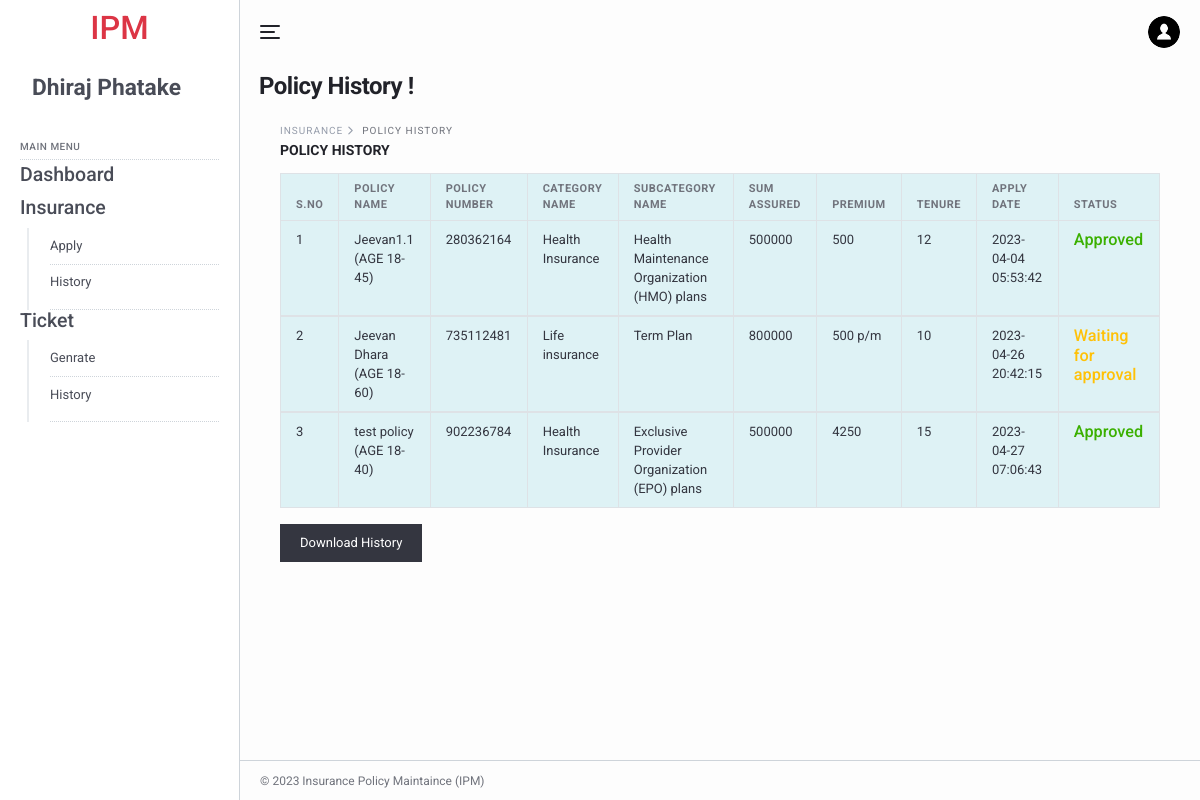
Page /ipm/user/policy-history.php (signed in) on the committed database.
### tables this page shows
CREATE TABLE `tbluser` (
  `ID` int(11) NOT NULL,
  `FullName` varchar(120) DEFAULT NULL,
  `ContactNo` bigint(10) DEFAULT NULL,
  `Email` varchar(120) DEFAULT NULL,
  `Gender` enum('Male','Female') DEFAULT NULL,
  `Password` varchar(120) DEFAULT NULL,
  `CreationDate` timestamp NOT NULL DEFAULT current_timestamp()
);

CREATE TABLE `tblpolicy` (
  `ID` int(11) NOT NULL,
  `SubcategoryId` varchar(50) NOT NULL,
  `CategoryId` varchar(25) DEFAULT NULL,
  `PolicyName` varchar(45) DEFAULT NULL,
  `Sumassured` int(11) DEFAULT NULL,
  `Premium` varchar(45) DEFAULT NULL,
  `Tenure` int(10) DEFAULT NULL,
  `CreationDate` timestamp NOT NULL DEFAULT current_timestamp() ON UPDATE current_timestamp()
);

CREATE TABLE `tblpolicyholder` (
  `ID` int(11) NOT NULL,
  `UserId` char(20) DEFAULT NULL,
  `PolicyId` char(20) DEFAULT NULL,
  `PolicyNumber` char(9) DEFAULT NULL,
  `PolicyApplyDate` timestamp NULL DEFAULT current_timestamp(),
  `PolicyStatus` int(1) DEFAULT NULL,
  `UpdationDate` timestamp NOT NULL DEFAULT '0000-00-00 00:00:00' ON UPDATE current_timestamp()
);

CREATE TABLE `category` (
  `ID` int(11) NOT NULL,
  `CategoryName` varchar(45) DEFAULT NULL,
  `CreationDate` timestamp NULL DEFAULT current_timestamp()
);

CREATE TABLE `tblsubcategory` (
  `id` int(11) NOT NULL,
  `CategoryId` char(5) NOT NULL,
  `SubcategoryName` varchar(200) NOT NULL,
  `CreationDate` timestamp NULL DEFAULT current_timestamp(),
  `UpdationDate` timestamp NULL DEFAULT NULL ON UPDATE current_timestamp()
);

### ipm/user/policy-history.php (the view, shortened to what this page needs)
<?php
include('includes/dbconnection.php');
if (strlen($_SESSION['uid']==0)) {
  header('location:logout.php');
  } else{
?>
<!DOCTYPE html>
<html lang="en">
  <head>
    <link href="../lib/fontawesome-free/css/all.min.css" rel="stylesheet">
    <link href="../lib/ionicons/css/ionicons.min.css" rel="stylesheet">
    <link href="../lib/typicons.font/typicons.css" rel="stylesheet">
    <link href="../lib/morris.js/morris.css" rel="stylesheet">
    <link href="../lib/flag-icon-css/css/flag-icon.min.css" rel="stylesheet">
    <link href="../lib/jqvmap/jqvmap.min.css" rel="stylesheet">
    <link rel="stylesheet" href="../css/azia.css">
  </head>
  <body class="az-body az-body-sidebar">
<?php include_once('includes/sidebar.php');?>
    <div class="az-content az-content-dashboard-two">
<?php include_once('includes/header.php');?>
      <div class="az-content-header d-block d-md-flex">
        <div>
          <h2 class="az-content-title mg-b-5 mg-b-lg-8"> Policy History !</h2>
        </div>
      </div>
      <div class="az-content-body">
     <div class="az-content">
      <div class="container">
        <div class="az-content-body">
          <div class="az-content-breadcrumb">
            <span>Insurance </span>
            <span> Policy History</span>
          </div>
          <div class="az-content-label mg-b-5"> Policy History</div>
          <div class="table-responsive">
            <table class="table table-info table-bordered table-stripped table-hover mg-b-0">
              <thead>
                <tr>
                  <th>S.NO</th>
                  <th>Policy Name</th>
                  <th>Policy Number</th>
                  <th>Category Name</th>
                   <th>SubCategory Name</th>
                   <th>Sum Assured</th>
                   <th>Premium</th>
                   <th>Tenure</th>
                  <th>Apply Date</th>
                  <th>Status</th>
                </tr>
              </thead>
              <?php
           $uid=$_SESSION['uid'];
$ret=mysqli_query($con,"select category.CategoryName as catname,tblsubcategory.SubcategoryName as subcat, tblpolicy.PolicyName,tblpolicyholder.PolicyApplyDate as applydate,tblpolicyholder.PolicyNumber, tblpolicy.ID,tblpolicy.Sumassured,tblpolicy.Premium,tblpolicy.Tenure,tblpolicyholder.PolicyStatus,tblpolicyholder.ID as plyid  from tblpolicy inner join category on category.ID=tblpolicy.CategoryId inner join tblsubcategory on  tblsubcategory.id=tblpolicy.SubcategoryId  join tblpolicyholder on tblpolicyholder.PolicyId=tblpolicy.ID where  tblpolicyholder.UserId='$uid'");
$cnt=1;
while ($row=mysqli_fetch_array($ret)) {
?>
              <tbody>
                <tr>
                  <td><?php echo $cnt;?></td>
                       <td><?php  echo $row['PolicyName'];?></td>
                         <td><?php  echo $row['PolicyNumber'];?></td>
                  <td><?php  echo $row['catname'];?></td>
                  <td><?php  echo $row['subcat'];?></td>
                  <td><?php  echo $row['Sumassured'];?></td>
                  <td><?php  echo $row['Premium'];?></td>
                  <td><?php  echo $row['Tenure'];?></td>
                   <td><?php  echo $row['applydate'];?></td>
                  <td><?php
                  if($row['PolicyStatus']=="0"){
echo "<h5 class='text-warning'>Waiting for approval</h5>";
}
 if($row['PolicyStatus']=="1"){
  echo "<h5 class='text-success'>Approved</h5>";
}
                    ?>
                    </td>
                </tr>
                <?php
$cnt=$cnt+1;
}?>
              </tbody>
            </table>
<button onclick="window.print()" class="btn btn-dark mt-3">Download History</button>
          </div>
            </div>
          </div>
        </div>
      </div>
    <?php include_once('includes/footer.php');?>
    </div>
  </body>
</html>
<?php }  ?>

### ipm/user/includes/sidebar.php (shortened to what this page needs)
<div class="az-sidebar">
    <div class="az-sidebar-header text-center justify-content-center">
      <h1 class="text-bold text-danger">IPM</h1>
    </div>
    <div class="az-sidebar-loggedin">
      <div class="media-body">
          <?php
            $uid=$_SESSION['uid'];
            $ret=mysqli_query($con,"select FullName from tbluser where ID='$uid'");
            $row=mysqli_fetch_array($ret);
            $name=$row['FullName'];
          ?>
                <h3 style="font-weight: bold"><?php echo $name; ?></h3>
      </div>
    </div>
    <div class="az-sidebar-body">
       <ul class="nav">
        <li class="nav-label">Main Menu</li>
        <a href="dashboard.php" class="nav-sub-link"><h4>Dashboard</h4></a>
        <li class="nav-item show">
          <h4>Insurance</h4>
          <nav class="nav-sub">
            <a href="apply-forpolicy.php" class="nav-sub-link">Apply</a>
            <a href="policy-history.php" class="nav-sub-link">History</a>
          </nav>
        </li>
        <li class="nav-item show">
          <h4>Ticket</h4>
          <nav class="nav-sub">
            <a href="tickets.php" class="nav-sub-link">Genrate</a>
            <a href="ticket-history.php" class="nav-sub-link">History</a>
          </nav>
        </li>
        </ul>
    </div>
  </div>

### rows in the picture
tbluser: FullName "Dhiraj Phatake"
tblpolicy: PolicyName "Jeevan1.1 (AGE 18-45)", tblpolicyholder.PolicyNumber "280362164", CategoryId.CategoryName "Health Insurance", SubcategoryId.SubcategoryName "Health Maintenance Organization (HMO) plans", Sumassured "500000", Premium "500", Tenure "12", tblpolicyholder.PolicyApplyDate "2023-04-04 05:53:42", shows "Approved"
tblpolicy: PolicyName "Jeevan Dhara (AGE 18-60)", tblpolicyholder.PolicyNumber "735112481", CategoryId.CategoryName "Life insurance", SubcategoryId.SubcategoryName "Term Plan", Sumassured "800000", Premium "500 p/m", Tenure "10", tblpolicyholder.PolicyApplyDate "2023-04-26 20:42:15", shows "Waiting for approval"
tblpolicy: PolicyName "test policy (AGE 18-40)", tblpolicyholder.PolicyNumber "902236784", CategoryId.CategoryName "Health Insurance", SubcategoryId.SubcategoryName "Exclusive Provider Organization (EPO) plans", Sumassured "500000", Premium "4250", Tenure "15", tblpolicyholder.PolicyApplyDate "2023-04-27 07:06:43", shows "Approved"
